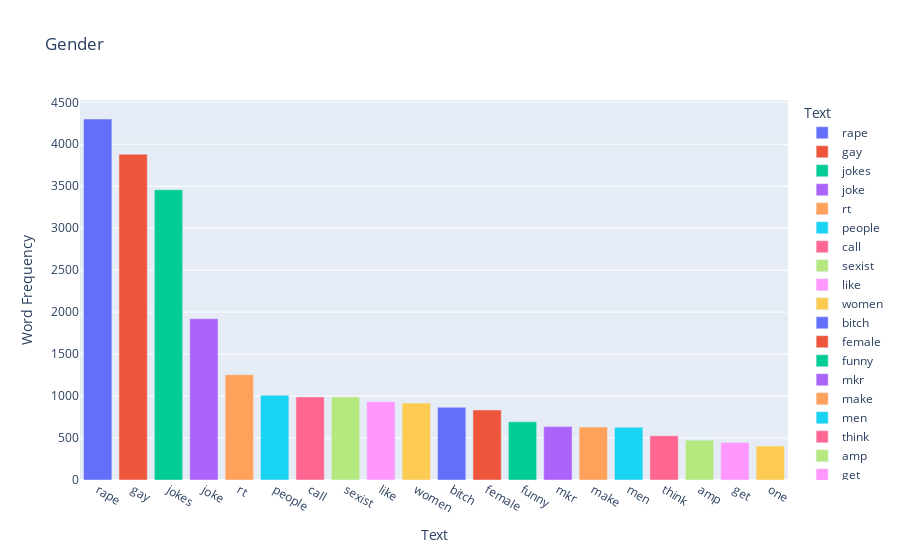
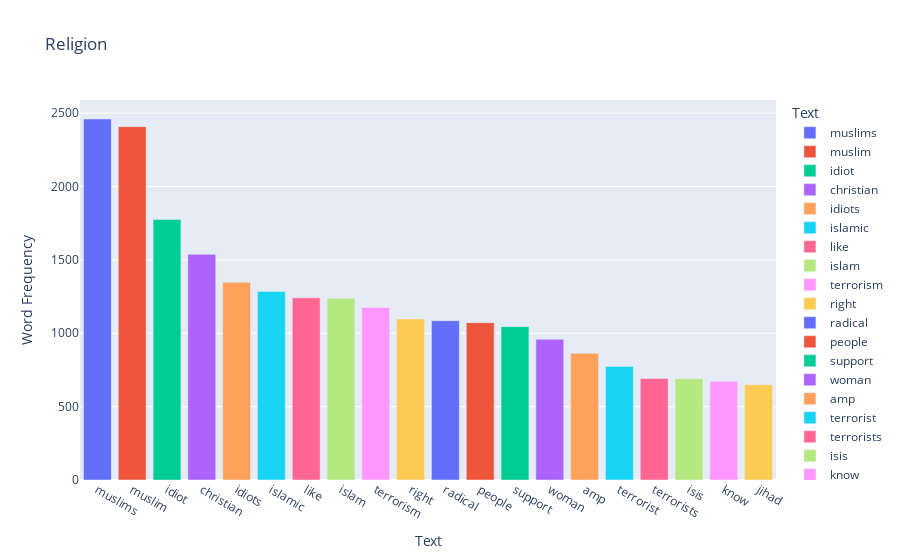
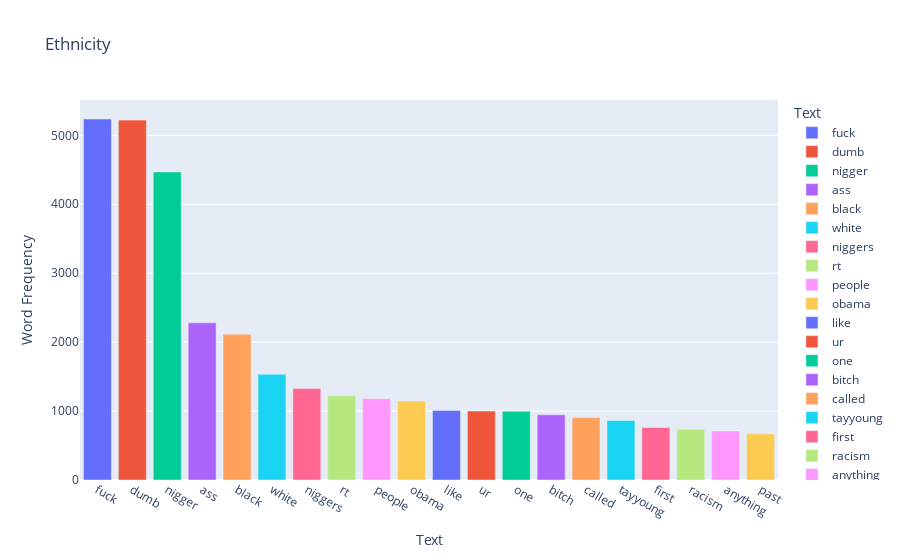
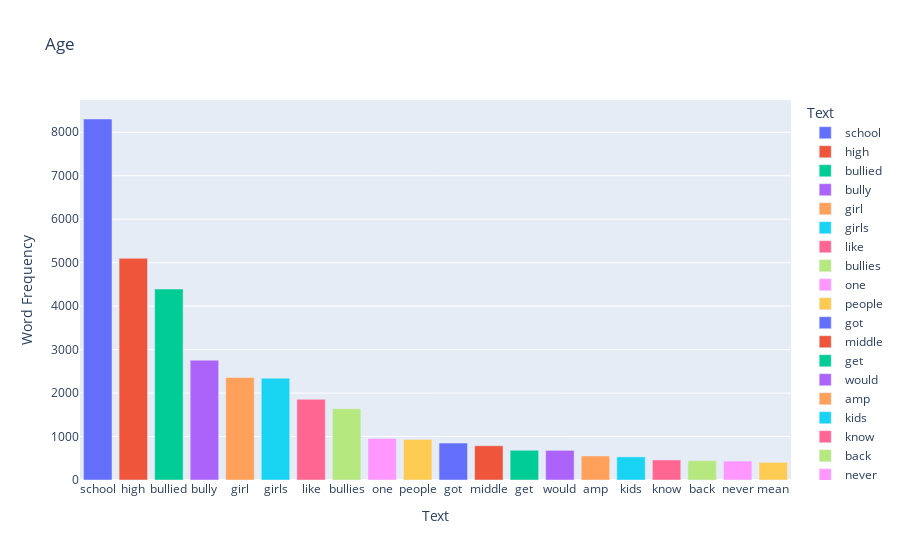

Notebook code for these charts, in order:
### Code cell
create_word_bar(gender_data, 'Gender')
create_word_bar(religion_data, 'Religion')
create_word_bar(ethnicity_data, 'Ethnicity')
create_word_bar(age_data, 'Age')
create_word_bar(other_cb_data, 'Other Cyberbullying')
create_word_bar(not_cb_data, 'Not Cyberbullying')

### Figure 1 — Plotly figure (JSON) as saved in the notebook; plotly's stock layout.template omitted (floating-point values rounded to 4 significant figures)
{"data": [{"alignmentgroup": "True", "hovertemplate": "Text=%{x}<br>Word Frequency=%{y}<extra></extra>", "legendgroup": "rape", "marker": {"color": "#636efa", "pattern": {"shape": ""}}, "name": "rape", "offsetgroup": "rape", "orientation": "v", "showlegend": true, "textposition": "auto", "x": ["rape"], "xaxis": "x", "y": [4301], "yaxis": "y", "type": "bar"}, {"alignmentgroup": "True", "hovertemplate": "Text=%{x}<br>Word Frequency=%{y}<extra></extra>", "legendgroup": "gay", "marker": {"color": "#EF553B", "pattern": {"shape": ""}}, "name": "gay", "offsetgroup": "gay", "orientation": "v", "showlegend": true, "textposition": "auto", "x": ["gay"], "xaxis": "x", "y": [3882], "yaxis": "y", "type": "bar"}, {"alignmentgroup": "True", "hovertemplate": "Text=%{x}<br>Word Frequency=%{y}<extra></extra>", "legendgroup": "jokes", "marker": {"color": "#00cc96", "pattern": {"shape": ""}}, "name": "jokes", "offsetgroup": "jokes", "orientation": "v", "showlegend": true, "textposition": "auto", "x": ["jokes"], "xaxis": "x", "y": [3458], "yaxis": "y", "type": "bar"}, {"alignmentgroup": "True", "hovertemplate": "Text=%{x}<br>Word Frequency=%{y}<extra></extra>", "legendgroup": "joke", "marker": {"color": "#ab63fa", "pattern": {"shape": ""}}, "name": "joke", "offsetgroup": "joke", "orientation": "v", "showlegend": true, "textposition": "auto", "x": ["joke"], "xaxis": "x", "y": [1922], "yaxis": "y", "type": "bar"}, {"alignmentgroup": "True", "hovertemplate": "Text=%{x}<br>Word Frequency=%{y}<extra></extra>", "legendgroup": "rt", "marker": {"color": "#FFA15A", "pattern": {"shape": ""}}, "name": "rt", "offsetgroup": "rt", "orientation": "v", "showlegend": true, "textposition": "auto", "x": ["rt"], "xaxis": "x", "y": [1254], "yaxis": "y", "type": "bar"}, {"alignmentgroup": "True", "hovertemplate": "Text=%{x}<br>Word Frequency=%{y}<extra></extra>", "legendgroup": "people", "marker": {"color": "#19d3f3", "pattern": {"shape": ""}}, "name": "people", "offsetgroup": "people", "orientation": "v", "showlegend": true, "textposition": "auto", "x": ["people"], "xaxis": "x", "y": [1009], "yaxis": "y", "type": "bar"}, {"alignmentgroup": "True", "hovertemplate": "Text=%{x}<br>Word Frequency=%{y}<extra></extra>", "legendgroup": "call", "marker": {"color": "#FF6692", "pattern": {"shape": ""}}, "name": "call", "offsetgroup": "call", "orientation": "v", "showlegend": true, "textposition": "auto", "x": ["call"], "xaxis": "x", "y": [990], "yaxis": "y", "type": "bar"}, {"alignmentgroup": "True", "hovertemplate": "Text=%{x}<br>Word Frequency=%{y}<extra></extra>", "legendgroup": "sexist", "marker": {"color": "#B6E880", "pattern": {"shape": ""}}, "name": "sexist", "offsetgroup": "sexist", "orientation": "v", "showlegend": true, "textposition": "auto", "x": ["sexist"], "xaxis": "x", "y": [990], "yaxis": "y", "type": "bar"}, {"alignmentgroup": "True", "hovertemplate": "Text=%{x}<br>Word Frequency=%{y}<extra></extra>", "legendgroup": "like", "marker": {"color": "#FF97FF", "pattern": {"shape": ""}}, "name": "like", "offsetgroup": "like", "orientation": "v", "showlegend": true, "textposition": "auto", "x": ["like"], "xaxis": "x", "y": [933], "yaxis": "y", "type": "bar"}, {"alignmentgroup": "True", "hovertemplate": "Text=%{x}<br>Word Frequency=%{y}<extra></extra>", "legendgroup": "women", "marker": {"color": "#FECB52", "pattern": {"shape": ""}}, "name": "women", "offsetgroup": "women", "orientation": "v", "showlegend": true, "textposition": "auto", "x": ["women"], "xaxis": "x", "y": [916], "yaxis": "y", "type": "bar"}, {"alignmentgroup": "True", "hovertemplate": "Text=%{x}<br>Word Frequency=%{y}<extra></extra>", "legendgroup": "bitch", "marker": {"color": "#636efa", "pattern": {"shape": ""}}, "name": "bitch", "offsetgroup": "bitch", "orientation": "v", "showlegend": true, "textposition": "auto", "x": ["bitch"], "xaxis": "x", "y": [866], "yaxis": "y", "type": "bar"}, {"alignmentgroup": "True", "hovertemplate": "Text=%{x}<br>Word Frequency=%{y}<extra></extra>", "legendgroup": "female", "marker": {"color": "#EF553B", "pattern": {"shape": ""}}, "name": "female", "offsetgroup": "female", "orientation": "v", "showlegend": true, "textposition": "auto", "x": ["female"], "xaxis": "x", "y": [834], "yaxis": "y", "type": "bar"}, {"alignmentgroup": "True", "hovertemplate": "Text=%{x}<br>Word Frequency=%{y}<extra></extra>", "legendgroup": "funny", "marker": {"color": "#00cc96", "pattern": {"shape": ""}}, "name": "funny", "offsetgroup": "funny", "orientation": "v", "showlegend": true, "textposition": "auto", "x": ["funny"], "xaxis": "x", "y": [693], "yaxis": "y", "type": "bar"}, {"alignmentgroup": "True", "hovertemplate": "Text=%{x}<br>Word Frequency=%{y}<extra></extra>", "legendgroup": "mkr", "marker": {"color": "#ab63fa", "pattern": {"shape": ""}}, "name": "mkr", "offsetgroup": "mkr", "orientation": "v", "showlegend": true, "textposition": "auto", "x": ["mkr"], "xaxis": "x", "y": [636], "yaxis": "y", "type": "bar"}, {"alignmentgroup": "True", "hovertemplate": "Text=%{x}<br>Word Frequency=%{y}<extra></extra>", "legendgroup": "make", "marker": {"color": "#FFA15A", "pattern": {"shape": ""}}, "name": "make", "offsetgroup": "make", "orientation": "v", "showlegend": true, "textposition": "auto", "x": ["make"], "xaxis": "x", "y": [631], "yaxis": "y", "type": "bar"}, {"alignmentgroup": "True", "hovertemplate": "Text=%{x}<br>Word Frequency=%{y}<extra></extra>", "legendgroup": "men", "marker": {"color": "#19d3f3", "pattern": {"shape": ""}}, "name": "men", "offsetgroup": "men", "orientation": "v", "showlegend": true, "textposition": "auto", "x": ["men"], "xaxis": "x", "y": [627], "yaxis": "y", "type": "bar"}, {"alignmentgroup": "True", "hovertemplate": "Text=%{x}<br>Word Frequency=%{y}<extra></extra>", "legendgroup": "think", "marker": {"color": "#FF6692", "pattern": {"shape": ""}}, "name": "think", "offsetgroup": "think", "orientation": "v", "showlegend": true, "textposition": "auto", "x": ["think"], "xaxis": "x", "y": [528], "yaxis": "y", "type": "bar"}, {"alignmentgroup": "True", "hovertemplate": "Text=%{x}<br>Word Frequency=%{y}<extra></extra>", "legendgroup": "amp", "marker": {"color": "#B6E880", "pattern": {"shape": ""}}, "name": "amp", "offsetgroup": "amp", "orientation": "v", "showlegend": true, "textposition": "auto", "x": ["amp"], "xaxis": "x", "y": [475], "yaxis": "y", "type": "bar"}, {"alignmentgroup": "True", "hovertemplate": "Text=%{x}<br>Word Frequency=%{y}<extra></extra>", "legendgroup": "get", "marker": {"color": "#FF97FF", "pattern": {"shape": ""}}, "name": "get", "offsetgroup": "get", "orientation": "v", "showlegend": true, "textposition": "auto", "x": ["get"], "xaxis": "x", "y": [446], "yaxis": "y", "type": "bar"}, {"alignmentgroup": "True", "hovertemplate": "Text=%{x}<br>Word Frequency=%{y}<extra></extra>", "legendgroup": "one", "marker": {"color": "#FECB52", "pattern": {"shape": ""}}, "name": "one", "offsetgroup": "one", "orientation": "v", "showlegend": true, "textposition": "auto", "x": ["one"], "xaxis": "x", "y": [405], "yaxis": "y", "type": "bar"}], "layout": {"xaxis": {"anchor": "y", "domain": [0, 1], "title": {"text": "Text"}, "categoryorder": "array", "categoryarray": ["rape", "gay", "jokes", "joke", "rt", "people", "call", "sexist", "like", "women", "bitch", "female", "funny", "mkr", "make", "men", "think", "amp", "get", "one"], "type": "category", "range": [-0.5, 19.5], "autorange": true}, "yaxis": {"anchor": "x", "domain": [0, 1], "title": {"text": "Word Frequency"}, "type": "linear", "range": [0, 4527.0], "autorange": true}, "legend": {"title": {"text": "Text"}, "tracegroupgap": 0}, "title": {"text": "Gender"}, "barmode": "relative", "autosize": true}}

### Figure 2 — Plotly figure (JSON) as saved in the notebook; plotly's stock layout.template omitted (floating-point values rounded to 4 significant figures)
{"data": [{"alignmentgroup": "True", "hovertemplate": "Text=%{x}<br>Word Frequency=%{y}<extra></extra>", "legendgroup": "muslims", "marker": {"color": "#636efa", "pattern": {"shape": ""}}, "name": "muslims", "offsetgroup": "muslims", "orientation": "v", "showlegend": true, "textposition": "auto", "x": ["muslims"], "xaxis": "x", "y": [2460], "yaxis": "y", "type": "bar"}, {"alignmentgroup": "True", "hovertemplate": "Text=%{x}<br>Word Frequency=%{y}<extra></extra>", "legendgroup": "muslim", "marker": {"color": "#EF553B", "pattern": {"shape": ""}}, "name": "muslim", "offsetgroup": "muslim", "orientation": "v", "showlegend": true, "textposition": "auto", "x": ["muslim"], "xaxis": "x", "y": [2408], "yaxis": "y", "type": "bar"}, {"alignmentgroup": "True", "hovertemplate": "Text=%{x}<br>Word Frequency=%{y}<extra></extra>", "legendgroup": "idiot", "marker": {"color": "#00cc96", "pattern": {"shape": ""}}, "name": "idiot", "offsetgroup": "idiot", "orientation": "v", "showlegend": true, "textposition": "auto", "x": ["idiot"], "xaxis": "x", "y": [1775], "yaxis": "y", "type": "bar"}, {"alignmentgroup": "True", "hovertemplate": "Text=%{x}<br>Word Frequency=%{y}<extra></extra>", "legendgroup": "christian", "marker": {"color": "#ab63fa", "pattern": {"shape": ""}}, "name": "christian", "offsetgroup": "christian", "orientation": "v", "showlegend": true, "textposition": "auto", "x": ["christian"], "xaxis": "x", "y": [1538], "yaxis": "y", "type": "bar"}, {"alignmentgroup": "True", "hovertemplate": "Text=%{x}<br>Word Frequency=%{y}<extra></extra>", "legendgroup": "idiots", "marker": {"color": "#FFA15A", "pattern": {"shape": ""}}, "name": "idiots", "offsetgroup": "idiots", "orientation": "v", "showlegend": true, "textposition": "auto", "x": ["idiots"], "xaxis": "x", "y": [1347], "yaxis": "y", "type": "bar"}, {"alignmentgroup": "True", "hovertemplate": "Text=%{x}<br>Word Frequency=%{y}<extra></extra>", "legendgroup": "islamic", "marker": {"color": "#19d3f3", "pattern": {"shape": ""}}, "name": "islamic", "offsetgroup": "islamic", "orientation": "v", "showlegend": true, "textposition": "auto", "x": ["islamic"], "xaxis": "x", "y": [1285], "yaxis": "y", "type": "bar"}, {"alignmentgroup": "True", "hovertemplate": "Text=%{x}<br>Word Frequency=%{y}<extra></extra>", "legendgroup": "like", "marker": {"color": "#FF6692", "pattern": {"shape": ""}}, "name": "like", "offsetgroup": "like", "orientation": "v", "showlegend": true, "textposition": "auto", "x": ["like"], "xaxis": "x", "y": [1242], "yaxis": "y", "type": "bar"}, {"alignmentgroup": "True", "hovertemplate": "Text=%{x}<br>Word Frequency=%{y}<extra></extra>", "legendgroup": "islam", "marker": {"color": "#B6E880", "pattern": {"shape": ""}}, "name": "islam", "offsetgroup": "islam", "orientation": "v", "showlegend": true, "textposition": "auto", "x": ["islam"], "xaxis": "x", "y": [1238], "yaxis": "y", "type": "bar"}, {"alignmentgroup": "True", "hovertemplate": "Text=%{x}<br>Word Frequency=%{y}<extra></extra>", "legendgroup": "terrorism", "marker": {"color": "#FF97FF", "pattern": {"shape": ""}}, "name": "terrorism", "offsetgroup": "terrorism", "orientation": "v", "showlegend": true, "textposition": "auto", "x": ["terrorism"], "xaxis": "x", "y": [1176], "yaxis": "y", "type": "bar"}, {"alignmentgroup": "True", "hovertemplate": "Text=%{x}<br>Word Frequency=%{y}<extra></extra>", "legendgroup": "right", "marker": {"color": "#FECB52", "pattern": {"shape": ""}}, "name": "right", "offsetgroup": "right", "orientation": "v", "showlegend": true, "textposition": "auto", "x": ["right"], "xaxis": "x", "y": [1097], "yaxis": "y", "type": "bar"}, {"alignmentgroup": "True", "hovertemplate": "Text=%{x}<br>Word Frequency=%{y}<extra></extra>", "legendgroup": "radical", "marker": {"color": "#636efa", "pattern": {"shape": ""}}, "name": "radical", "offsetgroup": "radical", "orientation": "v", "showlegend": true, "textposition": "auto", "x": ["radical"], "xaxis": "x", "y": [1086], "yaxis": "y", "type": "bar"}, {"alignmentgroup": "True", "hovertemplate": "Text=%{x}<br>Word Frequency=%{y}<extra></extra>", "legendgroup": "people", "marker": {"color": "#EF553B", "pattern": {"shape": ""}}, "name": "people", "offsetgroup": "people", "orientation": "v", "showlegend": true, "textposition": "auto", "x": ["people"], "xaxis": "x", "y": [1072], "yaxis": "y", "type": "bar"}, {"alignmentgroup": "True", "hovertemplate": "Text=%{x}<br>Word Frequency=%{y}<extra></extra>", "legendgroup": "support", "marker": {"color": "#00cc96", "pattern": {"shape": ""}}, "name": "support", "offsetgroup": "support", "orientation": "v", "showlegend": true, "textposition": "auto", "x": ["support"], "xaxis": "x", "y": [1045], "yaxis": "y", "type": "bar"}, {"alignmentgroup": "True", "hovertemplate": "Text=%{x}<br>Word Frequency=%{y}<extra></extra>", "legendgroup": "woman", "marker": {"color": "#ab63fa", "pattern": {"shape": ""}}, "name": "woman", "offsetgroup": "woman", "orientation": "v", "showlegend": true, "textposition": "auto", "x": ["woman"], "xaxis": "x", "y": [959], "yaxis": "y", "type": "bar"}, {"alignmentgroup": "True", "hovertemplate": "Text=%{x}<br>Word Frequency=%{y}<extra></extra>", "legendgroup": "amp", "marker": {"color": "#FFA15A", "pattern": {"shape": ""}}, "name": "amp", "offsetgroup": "amp", "orientation": "v", "showlegend": true, "textposition": "auto", "x": ["amp"], "xaxis": "x", "y": [863], "yaxis": "y", "type": "bar"}, {"alignmentgroup": "True", "hovertemplate": "Text=%{x}<br>Word Frequency=%{y}<extra></extra>", "legendgroup": "terrorist", "marker": {"color": "#19d3f3", "pattern": {"shape": ""}}, "name": "terrorist", "offsetgroup": "terrorist", "orientation": "v", "showlegend": true, "textposition": "auto", "x": ["terrorist"], "xaxis": "x", "y": [774], "yaxis": "y", "type": "bar"}, {"alignmentgroup": "True", "hovertemplate": "Text=%{x}<br>Word Frequency=%{y}<extra></extra>", "legendgroup": "terrorists", "marker": {"color": "#FF6692", "pattern": {"shape": ""}}, "name": "terrorists", "offsetgroup": "terrorists", "orientation": "v", "showlegend": true, "textposition": "auto", "x": ["terrorists"], "xaxis": "x", "y": [692], "yaxis": "y", "type": "bar"}, {"alignmentgroup": "True", "hovertemplate": "Text=%{x}<br>Word Frequency=%{y}<extra></extra>", "legendgroup": "isis", "marker": {"color": "#B6E880", "pattern": {"shape": ""}}, "name": "isis", "offsetgroup": "isis", "orientation": "v", "showlegend": true, "textposition": "auto", "x": ["isis"], "xaxis": "x", "y": [690], "yaxis": "y", "type": "bar"}, {"alignmentgroup": "True", "hovertemplate": "Text=%{x}<br>Word Frequency=%{y}<extra></extra>", "legendgroup": "know", "marker": {"color": "#FF97FF", "pattern": {"shape": ""}}, "name": "know", "offsetgroup": "know", "orientation": "v", "showlegend": true, "textposition": "auto", "x": ["know"], "xaxis": "x", "y": [673], "yaxis": "y", "type": "bar"}, {"alignmentgroup": "True", "hovertemplate": "Text=%{x}<br>Word Frequency=%{y}<extra></extra>", "legendgroup": "jihad", "marker": {"color": "#FECB52", "pattern": {"shape": ""}}, "name": "jihad", "offsetgroup": "jihad", "orientation": "v", "showlegend": true, "textposition": "auto", "x": ["jihad"], "xaxis": "x", "y": [649], "yaxis": "y", "type": "bar"}], "layout": {"xaxis": {"anchor": "y", "domain": [0, 1], "title": {"text": "Text"}, "categoryorder": "array", "categoryarray": ["muslims", "muslim", "idiot", "christian", "idiots", "islamic", "like", "islam", "terrorism", "right", "radical", "people", "support", "woman", "amp", "terrorist", "terrorists", "isis", "know", "jihad"], "type": "category", "range": [-0.5, 19.5], "autorange": true}, "yaxis": {"anchor": "x", "domain": [0, 1], "title": {"text": "Word Frequency"}, "type": "linear", "range": [0, 2589.0], "autorange": true}, "legend": {"title": {"text": "Text"}, "tracegroupgap": 0}, "title": {"text": "Religion"}, "barmode": "relative", "autosize": true}}

### Figure 3 — Plotly figure (JSON) as saved in the notebook; plotly's stock layout.template omitted (floating-point values rounded to 4 significant figures)
{"data": [{"alignmentgroup": "True", "hovertemplate": "Text=%{x}<br>Word Frequency=%{y}<extra></extra>", "legendgroup": "fuck", "marker": {"color": "#636efa", "pattern": {"shape": ""}}, "name": "fuck", "offsetgroup": "fuck", "orientation": "v", "showlegend": true, "textposition": "auto", "x": ["fuck"], "xaxis": "x", "y": [5237], "yaxis": "y", "type": "bar"}, {"alignmentgroup": "True", "hovertemplate": "Text=%{x}<br>Word Frequency=%{y}<extra></extra>", "legendgroup": "dumb", "marker": {"color": "#EF553B", "pattern": {"shape": ""}}, "name": "dumb", "offsetgroup": "dumb", "orientation": "v", "showlegend": true, "textposition": "auto", "x": ["dumb"], "xaxis": "x", "y": [5221], "yaxis": "y", "type": "bar"}, {"alignmentgroup": "True", "hovertemplate": "Text=%{x}<br>Word Frequency=%{y}<extra></extra>", "legendgroup": "nigger", "marker": {"color": "#00cc96", "pattern": {"shape": ""}}, "name": "nigger", "offsetgroup": "nigger", "orientation": "v", "showlegend": true, "textposition": "auto", "x": ["nigger"], "xaxis": "x", "y": [4469], "yaxis": "y", "type": "bar"}, {"alignmentgroup": "True", "hovertemplate": "Text=%{x}<br>Word Frequency=%{y}<extra></extra>", "legendgroup": "ass", "marker": {"color": "#ab63fa", "pattern": {"shape": ""}}, "name": "ass", "offsetgroup": "ass", "orientation": "v", "showlegend": true, "textposition": "auto", "x": ["ass"], "xaxis": "x", "y": [2280], "yaxis": "y", "type": "bar"}, {"alignmentgroup": "True", "hovertemplate": "Text=%{x}<br>Word Frequency=%{y}<extra></extra>", "legendgroup": "black", "marker": {"color": "#FFA15A", "pattern": {"shape": ""}}, "name": "black", "offsetgroup": "black", "orientation": "v", "showlegend": true, "textposition": "auto", "x": ["black"], "xaxis": "x", "y": [2115], "yaxis": "y", "type": "bar"}, {"alignmentgroup": "True", "hovertemplate": "Text=%{x}<br>Word Frequency=%{y}<extra></extra>", "legendgroup": "white", "marker": {"color": "#19d3f3", "pattern": {"shape": ""}}, "name": "white", "offsetgroup": "white", "orientation": "v", "showlegend": true, "textposition": "auto", "x": ["white"], "xaxis": "x", "y": [1534], "yaxis": "y", "type": "bar"}, {"alignmentgroup": "True", "hovertemplate": "Text=%{x}<br>Word Frequency=%{y}<extra></extra>", "legendgroup": "niggers", "marker": {"color": "#FF6692", "pattern": {"shape": ""}}, "name": "niggers", "offsetgroup": "niggers", "orientation": "v", "showlegend": true, "textposition": "auto", "x": ["niggers"], "xaxis": "x", "y": [1329], "yaxis": "y", "type": "bar"}, {"alignmentgroup": "True", "hovertemplate": "Text=%{x}<br>Word Frequency=%{y}<extra></extra>", "legendgroup": "rt", "marker": {"color": "#B6E880", "pattern": {"shape": ""}}, "name": "rt", "offsetgroup": "rt", "orientation": "v", "showlegend": true, "textposition": "auto", "x": ["rt"], "xaxis": "x", "y": [1223], "yaxis": "y", "type": "bar"}, {"alignmentgroup": "True", "hovertemplate": "Text=%{x}<br>Word Frequency=%{y}<extra></extra>", "legendgroup": "people", "marker": {"color": "#FF97FF", "pattern": {"shape": ""}}, "name": "people", "offsetgroup": "people", "orientation": "v", "showlegend": true, "textposition": "auto", "x": ["people"], "xaxis": "x", "y": [1180], "yaxis": "y", "type": "bar"}, {"alignmentgroup": "True", "hovertemplate": "Text=%{x}<br>Word Frequency=%{y}<extra></extra>", "legendgroup": "obama", "marker": {"color": "#FECB52", "pattern": {"shape": ""}}, "name": "obama", "offsetgroup": "obama", "orientation": "v", "showlegend": true, "textposition": "auto", "x": ["obama"], "xaxis": "x", "y": [1145], "yaxis": "y", "type": "bar"}, {"alignmentgroup": "True", "hovertemplate": "Text=%{x}<br>Word Frequency=%{y}<extra></extra>", "legendgroup": "like", "marker": {"color": "#636efa", "pattern": {"shape": ""}}, "name": "like", "offsetgroup": "like", "orientation": "v", "showlegend": true, "textposition": "auto", "x": ["like"], "xaxis": "x", "y": [1009], "yaxis": "y", "type": "bar"}, {"alignmentgroup": "True", "hovertemplate": "Text=%{x}<br>Word Frequency=%{y}<extra></extra>", "legendgroup": "ur", "marker": {"color": "#EF553B", "pattern": {"shape": ""}}, "name": "ur", "offsetgroup": "ur", "orientation": "v", "showlegend": true, "textposition": "auto", "x": ["ur"], "xaxis": "x", "y": [1000], "yaxis": "y", "type": "bar"}, {"alignmentgroup": "True", "hovertemplate": "Text=%{x}<br>Word Frequency=%{y}<extra></extra>", "legendgroup": "one", "marker": {"color": "#00cc96", "pattern": {"shape": ""}}, "name": "one", "offsetgroup": "one", "orientation": "v", "showlegend": true, "textposition": "auto", "x": ["one"], "xaxis": "x", "y": [997], "yaxis": "y", "type": "bar"}, {"alignmentgroup": "True", "hovertemplate": "Text=%{x}<br>Word Frequency=%{y}<extra></extra>", "legendgroup": "bitch", "marker": {"color": "#ab63fa", "pattern": {"shape": ""}}, "name": "bitch", "offsetgroup": "bitch", "orientation": "v", "showlegend": true, "textposition": "auto", "x": ["bitch"], "xaxis": "x", "y": [945], "yaxis": "y", "type": "bar"}, {"alignmentgroup": "True", "hovertemplate": "Text=%{x}<br>Word Frequency=%{y}<extra></extra>", "legendgroup": "called", "marker": {"color": "#FFA15A", "pattern": {"shape": ""}}, "name": "called", "offsetgroup": "called", "orientation": "v", "showlegend": true, "textposition": "auto", "x": ["called"], "xaxis": "x", "y": [905], "yaxis": "y", "type": "bar"}, {"alignmentgroup": "True", "hovertemplate": "Text=%{x}<br>Word Frequency=%{y}<extra></extra>", "legendgroup": "tayyoung", "marker": {"color": "#19d3f3", "pattern": {"shape": ""}}, "name": "tayyoung", "offsetgroup": "tayyoung", "orientation": "v", "showlegend": true, "textposition": "auto", "x": ["tayyoung"], "xaxis": "x", "y": [863], "yaxis": "y", "type": "bar"}, {"alignmentgroup": "True", "hovertemplate": "Text=%{x}<br>Word Frequency=%{y}<extra></extra>", "legendgroup": "first", "marker": {"color": "#FF6692", "pattern": {"shape": ""}}, "name": "first", "offsetgroup": "first", "orientation": "v", "showlegend": true, "textposition": "auto", "x": ["first"], "xaxis": "x", "y": [761], "yaxis": "y", "type": "bar"}, {"alignmentgroup": "True", "hovertemplate": "Text=%{x}<br>Word Frequency=%{y}<extra></extra>", "legendgroup": "racism", "marker": {"color": "#B6E880", "pattern": {"shape": ""}}, "name": "racism", "offsetgroup": "racism", "orientation": "v", "showlegend": true, "textposition": "auto", "x": ["racism"], "xaxis": "x", "y": [735], "yaxis": "y", "type": "bar"}, {"alignmentgroup": "True", "hovertemplate": "Text=%{x}<br>Word Frequency=%{y}<extra></extra>", "legendgroup": "anything", "marker": {"color": "#FF97FF", "pattern": {"shape": ""}}, "name": "anything", "offsetgroup": "anything", "orientation": "v", "showlegend": true, "textposition": "auto", "x": ["anything"], "xaxis": "x", "y": [712], "yaxis": "y", "type": "bar"}, {"alignmentgroup": "True", "hovertemplate": "Text=%{x}<br>Word Frequency=%{y}<extra></extra>", "legendgroup": "past", "marker": {"color": "#FECB52", "pattern": {"shape": ""}}, "name": "past", "offsetgroup": "past", "orientation": "v", "showlegend": true, "textposition": "auto", "x": ["past"], "xaxis": "x", "y": [670], "yaxis": "y", "type": "bar"}], "layout": {"xaxis": {"anchor": "y", "domain": [0, 1], "title": {"text": "Text"}, "categoryorder": "array", "categoryarray": ["fuck", "dumb", "nigger", "ass", "black", "white", "niggers", "rt", "people", "obama", "like", "ur", "one", "bitch", "called", "tayyoung", "first", "racism", "anything", "past"], "type": "category", "range": [-0.5, 19.5], "autorange": true}, "yaxis": {"anchor": "x", "domain": [0, 1], "title": {"text": "Word Frequency"}, "type": "linear", "range": [0, 5513.0], "autorange": true}, "legend": {"title": {"text": "Text"}, "tracegroupgap": 0}, "title": {"text": "Ethnicity"}, "barmode": "relative", "autosize": true}}

### Figure 4 — Plotly figure (JSON) as saved in the notebook; plotly's stock layout.template omitted (floating-point values rounded to 4 significant figures)
{"data": [{"alignmentgroup": "True", "hovertemplate": "Text=%{x}<br>Word Frequency=%{y}<extra></extra>", "legendgroup": "school", "marker": {"color": "#636efa", "pattern": {"shape": ""}}, "name": "school", "offsetgroup": "school", "orientation": "v", "showlegend": true, "textposition": "auto", "x": ["school"], "xaxis": "x", "y": [8305], "yaxis": "y", "type": "bar"}, {"alignmentgroup": "True", "hovertemplate": "Text=%{x}<br>Word Frequency=%{y}<extra></extra>", "legendgroup": "high", "marker": {"color": "#EF553B", "pattern": {"shape": ""}}, "name": "high", "offsetgroup": "high", "orientation": "v", "showlegend": true, "textposition": "auto", "x": ["high"], "xaxis": "x", "y": [5100], "yaxis": "y", "type": "bar"}, {"alignmentgroup": "True", "hovertemplate": "Text=%{x}<br>Word Frequency=%{y}<extra></extra>", "legendgroup": "bullied", "marker": {"color": "#00cc96", "pattern": {"shape": ""}}, "name": "bullied", "offsetgroup": "bullied", "orientation": "v", "showlegend": true, "textposition": "auto", "x": ["bullied"], "xaxis": "x", "y": [4393], "yaxis": "y", "type": "bar"}, {"alignmentgroup": "True", "hovertemplate": "Text=%{x}<br>Word Frequency=%{y}<extra></extra>", "legendgroup": "bully", "marker": {"color": "#ab63fa", "pattern": {"shape": ""}}, "name": "bully", "offsetgroup": "bully", "orientation": "v", "showlegend": true, "textposition": "auto", "x": ["bully"], "xaxis": "x", "y": [2757], "yaxis": "y", "type": "bar"}, {"alignmentgroup": "True", "hovertemplate": "Text=%{x}<br>Word Frequency=%{y}<extra></extra>", "legendgroup": "girl", "marker": {"color": "#FFA15A", "pattern": {"shape": ""}}, "name": "girl", "offsetgroup": "girl", "orientation": "v", "showlegend": true, "textposition": "auto", "x": ["girl"], "xaxis": "x", "y": [2358], "yaxis": "y", "type": "bar"}, {"alignmentgroup": "True", "hovertemplate": "Text=%{x}<br>Word Frequency=%{y}<extra></extra>", "legendgroup": "girls", "marker": {"color": "#19d3f3", "pattern": {"shape": ""}}, "name": "girls", "offsetgroup": "girls", "orientation": "v", "showlegend": true, "textposition": "auto", "x": ["girls"], "xaxis": "x", "y": [2341], "yaxis": "y", "type": "bar"}, {"alignmentgroup": "True", "hovertemplate": "Text=%{x}<br>Word Frequency=%{y}<extra></extra>", "legendgroup": "like", "marker": {"color": "#FF6692", "pattern": {"shape": ""}}, "name": "like", "offsetgroup": "like", "orientation": "v", "showlegend": true, "textposition": "auto", "x": ["like"], "xaxis": "x", "y": [1856], "yaxis": "y", "type": "bar"}, {"alignmentgroup": "True", "hovertemplate": "Text=%{x}<br>Word Frequency=%{y}<extra></extra>", "legendgroup": "bullies", "marker": {"color": "#B6E880", "pattern": {"shape": ""}}, "name": "bullies", "offsetgroup": "bullies", "orientation": "v", "showlegend": true, "textposition": "auto", "x": ["bullies"], "xaxis": "x", "y": [1639], "yaxis": "y", "type": "bar"}, {"alignmentgroup": "True", "hovertemplate": "Text=%{x}<br>Word Frequency=%{y}<extra></extra>", "legendgroup": "one", "marker": {"color": "#FF97FF", "pattern": {"shape": ""}}, "name": "one", "offsetgroup": "one", "orientation": "v", "showlegend": true, "textposition": "auto", "x": ["one"], "xaxis": "x", "y": [956], "yaxis": "y", "type": "bar"}, {"alignmentgroup": "True", "hovertemplate": "Text=%{x}<br>Word Frequency=%{y}<extra></extra>", "legendgroup": "people", "marker": {"color": "#FECB52", "pattern": {"shape": ""}}, "name": "people", "offsetgroup": "people", "orientation": "v", "showlegend": true, "textposition": "auto", "x": ["people"], "xaxis": "x", "y": [934], "yaxis": "y", "type": "bar"}, {"alignmentgroup": "True", "hovertemplate": "Text=%{x}<br>Word Frequency=%{y}<extra></extra>", "legendgroup": "got", "marker": {"color": "#636efa", "pattern": {"shape": ""}}, "name": "got", "offsetgroup": "got", "orientation": "v", "showlegend": true, "textposition": "auto", "x": ["got"], "xaxis": "x", "y": [849], "yaxis": "y", "type": "bar"}, {"alignmentgroup": "True", "hovertemplate": "Text=%{x}<br>Word Frequency=%{y}<extra></extra>", "legendgroup": "middle", "marker": {"color": "#EF553B", "pattern": {"shape": ""}}, "name": "middle", "offsetgroup": "middle", "orientation": "v", "showlegend": true, "textposition": "auto", "x": ["middle"], "xaxis": "x", "y": [788], "yaxis": "y", "type": "bar"}, {"alignmentgroup": "True", "hovertemplate": "Text=%{x}<br>Word Frequency=%{y}<extra></extra>", "legendgroup": "get", "marker": {"color": "#00cc96", "pattern": {"shape": ""}}, "name": "get", "offsetgroup": "get", "orientation": "v", "showlegend": true, "textposition": "auto", "x": ["get"], "xaxis": "x", "y": [684], "yaxis": "y", "type": "bar"}, {"alignmentgroup": "True", "hovertemplate": "Text=%{x}<br>Word Frequency=%{y}<extra></extra>", "legendgroup": "would", "marker": {"color": "#ab63fa", "pattern": {"shape": ""}}, "name": "would", "offsetgroup": "would", "orientation": "v", "showlegend": true, "textposition": "auto", "x": ["would"], "xaxis": "x", "y": [682], "yaxis": "y", "type": "bar"}, {"alignmentgroup": "True", "hovertemplate": "Text=%{x}<br>Word Frequency=%{y}<extra></extra>", "legendgroup": "amp", "marker": {"color": "#FFA15A", "pattern": {"shape": ""}}, "name": "amp", "offsetgroup": "amp", "orientation": "v", "showlegend": true, "textposition": "auto", "x": ["amp"], "xaxis": "x", "y": [554], "yaxis": "y", "type": "bar"}, {"alignmentgroup": "True", "hovertemplate": "Text=%{x}<br>Word Frequency=%{y}<extra></extra>", "legendgroup": "kids", "marker": {"color": "#19d3f3", "pattern": {"shape": ""}}, "name": "kids", "offsetgroup": "kids", "orientation": "v", "showlegend": true, "textposition": "auto", "x": ["kids"], "xaxis": "x", "y": [532], "yaxis": "y", "type": "bar"}, {"alignmentgroup": "True", "hovertemplate": "Text=%{x}<br>Word Frequency=%{y}<extra></extra>", "legendgroup": "know", "marker": {"color": "#FF6692", "pattern": {"shape": ""}}, "name": "know", "offsetgroup": "know", "orientation": "v", "showlegend": true, "textposition": "auto", "x": ["know"], "xaxis": "x", "y": [461], "yaxis": "y", "type": "bar"}, {"alignmentgroup": "True", "hovertemplate": "Text=%{x}<br>Word Frequency=%{y}<extra></extra>", "legendgroup": "back", "marker": {"color": "#B6E880", "pattern": {"shape": ""}}, "name": "back", "offsetgroup": "back", "orientation": "v", "showlegend": true, "textposition": "auto", "x": ["back"], "xaxis": "x", "y": [444], "yaxis": "y", "type": "bar"}, {"alignmentgroup": "True", "hovertemplate": "Text=%{x}<br>Word Frequency=%{y}<extra></extra>", "legendgroup": "never", "marker": {"color": "#FF97FF", "pattern": {"shape": ""}}, "name": "never", "offsetgroup": "never", "orientation": "v", "showlegend": true, "textposition": "auto", "x": ["never"], "xaxis": "x", "y": [436], "yaxis": "y", "type": "bar"}, {"alignmentgroup": "True", "hovertemplate": "Text=%{x}<br>Word Frequency=%{y}<extra></extra>", "legendgroup": "mean", "marker": {"color": "#FECB52", "pattern": {"shape": ""}}, "name": "mean", "offsetgroup": "mean", "orientation": "v", "showlegend": true, "textposition": "auto", "x": ["mean"], "xaxis": "x", "y": [406], "yaxis": "y", "type": "bar"}], "layout": {"xaxis": {"anchor": "y", "domain": [0, 1], "title": {"text": "Text"}, "categoryorder": "array", "categoryarray": ["school", "high", "bullied", "bully", "girl", "girls", "like", "bullies", "one", "people", "got", "middle", "get", "would", "amp", "kids", "know", "back", "never", "mean"], "type": "category", "range": [-0.5, 19.5], "autorange": true}, "yaxis": {"anchor": "x", "domain": [0, 1], "title": {"text": "Word Frequency"}, "type": "linear", "range": [0, 8742.0], "autorange": true}, "legend": {"title": {"text": "Text"}, "tracegroupgap": 0}, "title": {"text": "Age"}, "barmode": "relative", "autosize": true}}
